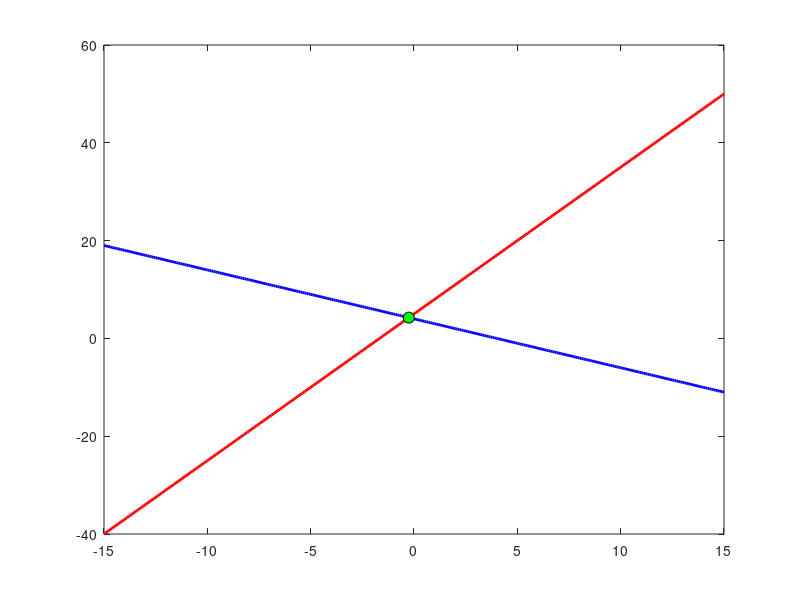

Recreate this plot in MATLAB. (Note: this script raises an error after producing the figure.)
%% Task1
x = [-15:0.1:15];
y1 = 3 * x + 5;
y2 = 4 - x;
m1 = 3; c1 = 5;
m2 = -1 ; c2 = 4;

if m1 == m2
    fprintf('Lines are parallel (no single interaction)')
    return
end

%Intersecction
x_int = (c2 - c1) / (m1 - m2); 
y_int = m1*x_int + c1;

fprintf('Intersection: (%.2f, %.2f)\n', x_int, y_int);

%Drawing
figure;
plot(x, y1, 'r', 'LineWidth', 2); hold on;
plot(x, y2, 'b', 'LineWidth', 2);
plot(x_int, y_int, 'ko', 'MarkerFaceColor', 'g', 'MarkerSize', 8);

ax = gca;
ax.XAxisLocation = 'origin';
ax.YAxisLocation = 'origin';

xlabel('x'); ylabel('y'); grid on;
legend('y1 = 3x + 5', 'y2 = 4 - x', 'Intersection', 'Location', 'best');
title('Task 1')

%% Task 2

A = [3, 2; 5, 4];
B = [1, 6; 2, 3];

C = A + B;